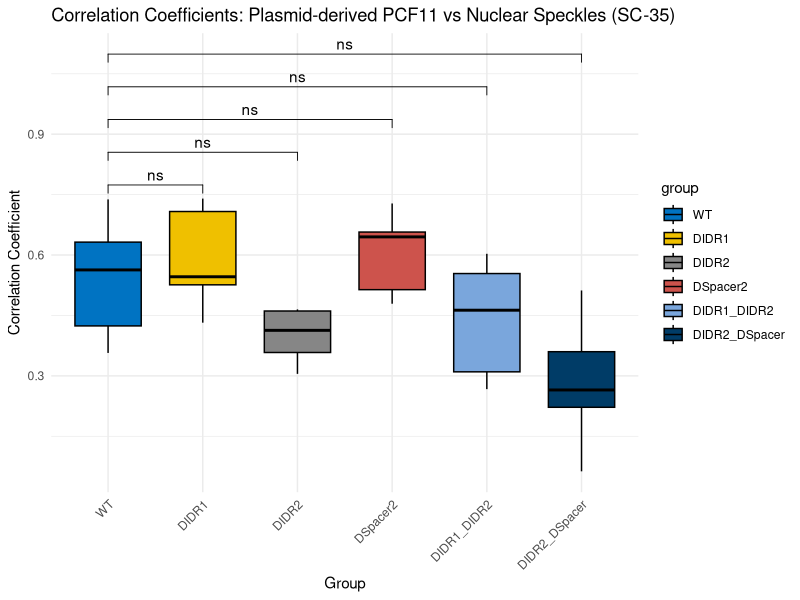

Recreate this plot in R.
library(ggplot2)
library(ggpubr)
# Your data vectors (corrected)
PCF11_WT_SC35 <- c(0.738, 0.424, 0.563, 0.632, 0.357)
DIDR1_SC35 <- c(0.708, 0.740, 0.526, 0.432, 0.546)
DIDR2_SC35 <- c(0.305, 0.413, 0.461, 0.465, 0.358)
DSpacer2_SC35 <- c(0.479, 0.657, 0.728, 0.514, 0.645)
DIDR1_DIDR2_SC35 <- c(0.463, 0.310, 0.267, 0.554, 0.603)
DIDR2_DSpacer_SC35 <- c(0.360, 0.512, 0.222, 0.063, 0.265)
# Combine into dataframe
group <- c(
  rep("WT", length(PCF11_WT_SC35)),
  rep("DIDR1", length(DIDR1_SC35)),
  rep("DIDR2", length(DIDR2_SC35)),
  rep("DSpacer2", length(DSpacer2_SC35)),
  rep("DIDR1_DIDR2", length(DIDR1_DIDR2_SC35)),
  rep("DIDR2_DSpacer", length(DIDR2_DSpacer_SC35))
)
value <- c(
  PCF11_WT_SC35,
  DIDR1_SC35,
  DIDR2_SC35,
  DSpacer2_SC35,
  DIDR1_DIDR2_SC35,
  DIDR2_DSpacer_SC35
)
df <- data.frame(
  group = factor(group, levels = c("WT", "DIDR1", "DIDR2", "DSpacer2", "DIDR1_DIDR2", "DIDR2_DSpacer")),
  value = value
)
# Define comparisons (each mutant vs WT)
my_comparisons <- list(
  c("WT", "DIDR1"),
  c("WT", "DIDR2"),
  c("WT", "DSpacer2"),
  c("WT", "DIDR1_DIDR2"),
  c("WT", "DIDR2_DSpacer")
)
# Mann-Whitney U tests and collect p-values
mutants_list <- list(
  DIDR1 = DIDR1_SC35,
  DIDR2 = DIDR2_SC35,
  DSpacer2 = DSpacer2_SC35,
  DIDR1_DIDR2 = DIDR1_DIDR2_SC35,
  DIDR2_DSpacer = DIDR2_DSpacer_SC35
)
raw_pvalues <- sapply(mutants_list, function(x) wilcox.test(x, PCF11_WT_SC35)$p.value)
adjusted_pvalues <- p.adjust(raw_pvalues, method = "BH")
results_df <- data.frame(
  Comparison = paste(names(mutants_list), "vs WT"),
  Raw_p_value = raw_pvalues,
  Adjusted_p_value = adjusted_pvalues
)
print(results_df)
# Plot boxplot with significance stars
ggboxplot(df, x = "group", y = "value", fill = "group", palette = "jco") +
  stat_compare_means(comparisons = my_comparisons, method = "wilcox.test", label = "p.signif") +
  labs(title = "Correlation Coefficients: Plasmid-derived PCF11 vs Nuclear Speckles (SC-35)",
       y = "Correlation Coefficient", x = "Group") +
  theme_minimal() +
  theme(axis.text.x = element_text(angle = 45, hjust = 1))